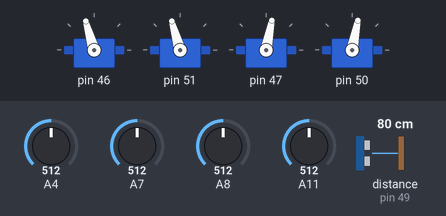
This sketch was run on a simulated Arduino Mega 2560, built for the host (arithmetic inside an expression is 32-bit, double 64-bit). Shown: 4 × servo. The test bench sets the inputs (shaded band); at power-on: A4 = 512, A7 = 512, A8 = 512, A11 = 512, distance to the obstacle (sensor on pin 49) 80 cm.

Above: at 5.7 s.
At 7.6 s:
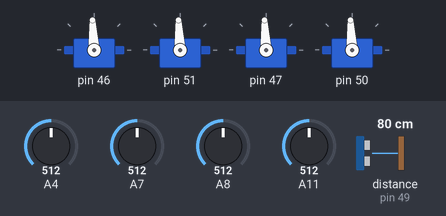
Timing chart, 0 to 9.1 s (numbered marks = the images above):
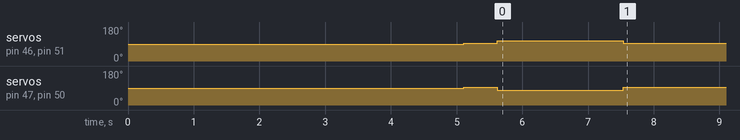

Measured:
- by itself, servo on pin 46, servo on pin 51: 90° → 93° at 5.1 s, → 106° 0.51 s later, → 93° 1.9 s later
- by itself, servo on pin 47, servo on pin 50: 90° → 93° at 5.1 s, → 79° 0.51 s later, → 93° 1.9 s later

The sketch:

OrientToWall.ino
```cpp
#include <MECHENG706.h>
#include <MecanumWheel706.h>
#include <UltrasonicSensor.h>
#include <SharpIR706.h>
#include <MECHENG706.h>

MecanumWheel706 drive = MecanumWheel706();
UltrasonicSensor ultrasonic = UltrasonicSensor(ULTRASONIC_OUT, ULTRASONIC_IN);

const double IRoffset = 7.3175;
SharpIR706 frontIR = SharpIR706(IR_TYPE_LONG_NO_OFFSET, IR_F_PIN, 0);
SharpIR706 leftFrontIR = SharpIR706(IR_TYPE_SHORT, IR_LF_PIN, IRoffset);
SharpIR706 leftMidIR = SharpIR706(IR_TYPE_LONG, IR_LM_PIN, IRoffset);
SharpIR706 leftBackIR = SharpIR706(IR_TYPE_SHORT, IR_LB_PIN, IRoffset);

void setup() {
  Serial1.begin(115200);
  drive.Init(FL_MOTOR_PIN, FR_MOTOR_PIN, BL_MOTOR_PIN, BR_MOTOR_PIN);
  ultrasonic.clearTrigPin();

  delay(5000);
  OrientToWall();
}

void loop() {
//  OrientToWall();
}

void OrientToWall() {
  unsigned long previousMillis;

  // Move until the side wall is detected
  bool frontWallDetected = WallDetected(FRONT_WALL);  // Storing this here so that the robot picks a direction of rotation and sticks to it
  previousMillis = millis();
  while (!(WallDetected(SIDE_WALL) && !WallDetected(FRONT_WALL))) {
    if (frontWallDetected) {
      drive.Move(0, 1);
      drive.Turn(RIGHT, 100);
    } else {
      drive.Move(0, 1);
      drive.Turn(LEFT, 100);
    }

    // Timeout
    if (millis() - previousMillis > 2000) {
      break;
    }
  }
  drive.Stop();

  // Move so that we are close enough to the side wall to get good readings
  previousMillis = millis();
  while (min(leftFrontIR.getBurstDistance(), leftBackIR.getBurstDistance()) > 20) {
    drive.Move(-90, 50);

    // Timeout
    if (millis() - previousMillis > 2000) {
      break;
    }
  }
  drive.Stop();

  // Align to the side wall
  double angleError, displacementError;
  /*while (abs(angleError) > 0.2 || abs(displacementError) > 0.2) {
    ComputeError(&angleError, &displacementError);

    // Move closer or further away from the wall as necessary
    drive.Move(displacementError > 0 ? -90 : 90, (displacementError * 5) + 10);

    // Turn so that the robot is parallel with the wall
    drive.Turn(angleError > 0, (angleError * 5) + 10);
  }
  drive.Stop();*/

  delay(100);
  ComputeError(&angleError, &displacementError);

//  Serial1.println("Correcting angle");
  // Correct the angle
  previousMillis = millis();
  while (abs(angleError) > 0.02) {
    ComputeError(&angleError, &displacementError);
    drive.Move(0, 1);
    drive.Turn(angleError > 0, abs(angleError * 60) + 10);

    // Timeout
    if (millis() - previousMillis > 2000) {
      break;
    }
  }
  drive.Stop();
  delay(100);
//  Serial1.println("Correcting displacement");
  // Correct the displacement
  previousMillis = millis();
  while (abs(displacementError) > 0.3) {
    ComputeError(&angleError, &displacementError);
    drive.Move(displacementError > 0 ? -90 : 90, abs(displacementError * 5) + 10 > 100 ? 100 : abs(displacementError * 5) + 10);

    // Timeout
    if (millis() - previousMillis > 2000) {
      break;
    }
  }
  drive.Stop();
//  Serial1.println("Done");

}

// sideWall = true tests for a wall on the left side, otherwise tests for a wall at the front of the robot
bool WallDetected(bool sideWall) {
  bool wallDetected = false;
  if (sideWall) {
    /*if (leftFrontIR.validReading()) {
      wallDetected = true;
    } else if (leftMidIR.validReading()) {
      wallDetected = true;
    } else if (leftBackIR.validReading()) {
      wallDetected = true;
    }*/
    wallDetected = leftFrontIR.validReading() && leftBackIR.validReading();
  } else {
    double ultrasonicDistance;
    ultrasonicDistance = ultrasonic.getDistance();
    if (ultrasonicDistance < 50 && ultrasonicDistance > 10) {
      wallDetected = true;
    } else if (frontIR.validReading() && frontIR.getBurstDistance() < 50) {
      wallDetected = true;
    }
  }

  return wallDetected;
}

void ComputeError(double* angleError, double* displacementError) {
  double leftFrontDistance, leftMidDistance, leftBackDistance;
  leftFrontDistance = leftFrontIR.getBurstDistance();
  leftMidDistance = leftMidIR.getBurstDistance();
  leftBackDistance = leftBackIR.getBurstDistance();
  /*leftFrontDistance = leftFrontIR.getSingleDistance();
  leftMidDistance = leftMidIR.getSingleDistance();
  leftBackDistance = leftBackIR.getSingleDistance();*/
  /*if (!leftFrontIR.validReading() && !leftBackIR.validReading()) {  // Move closer to wall so that the wall is in range (hopefully)
    *angleError = 0;
    *displacementError = 10;
  } else */if (!leftFrontIR.validReading()) {  // Use mid and back sensors
    *angleError = atan((leftMidDistance - leftBackDistance) / 6.5);
    *displacementError = ((leftMidDistance + leftBackDistance) / 2) - 15;
  } else if (!leftBackIR.validReading()) {  // Use mid and front sensors
    *angleError = atan((leftFrontDistance - leftMidDistance) / 7.5);
    *displacementError = ((leftFrontDistance + leftMidDistance) / 2) - 15;
  } else {  // Use front and back sensors
    *angleError = atan((leftFrontDistance - leftBackDistance) / 14);
    *displacementError = ((leftFrontDistance + leftBackDistance) / 2) - 15;
  }

  /*Serial1.print("[");
  Serial1.print(leftFrontDistance);
  Serial1.print(",");
  Serial1.print(leftMidDistance);
  Serial1.print(",");
  Serial1.print(leftBackDistance);
  Serial1.print("]{");
  Serial1.print(*angleError);
  Serial1.print(",");
  Serial1.print(*displacementError);
  Serial1.println("}");*/
}
```
